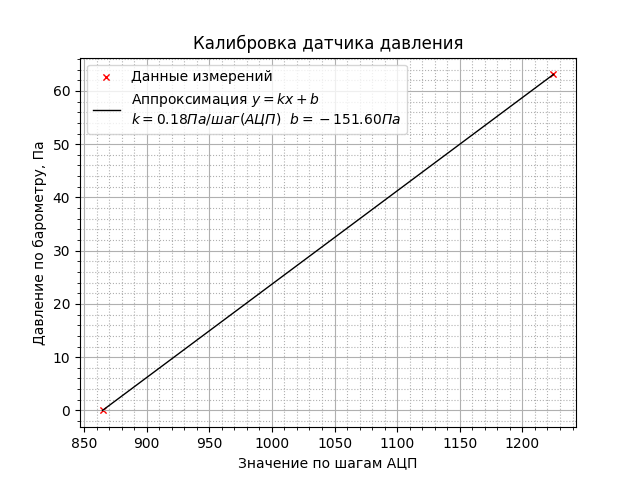

Python code for this plot:
import numpy as np
import matplotlib.pyplot as plt

def av(X):
    return np.average(X)

def calib(X, Y):
    k = (av(Y * X) - av(Y) * av(X)) / (av(X * X) - av(X)**2)
    b = av(Y) - av(X) * k
    return k, b

plt.grid(which='major')
plt.grid(which='minor', linestyle=':')
plt.minorticks_on()

file1 = open('pressure_calibration(0Pa).txt')
file2 = open('pressure_calibration(63,1Pa).txt')

x1 = [float(line.strip()) for line in file1]
x2 = [float(line.strip()) for line in file2]
file1.close()
file2.close()

X = np.array([av(x1), av(x2)])
Y = np.array([0.0, 63.1])

print("Усреднённые значения АЦП:", X)
print("Давление по барометру:", Y)

k, b = calib(X, Y)

plt.scatter(X, Y, 20, marker='x', c='r', linewidths=1, label='Данные измерений')
plt.title('Калибровка датчика давления')
plt.xlabel('Значение по шагам АЦП')
plt.ylabel('Давление по барометру, Па')
plt.plot(X, k * X + b, 'black', linewidth=1, label='Аппроксимация $y=kx+b$\n' +
         '$k={0:.2f} Па/шаг(АЦП)~~b={1:.2f} Па$'.format(k, b))
plt.legend()
plt.savefig('pressure_calib.png')
plt.show()
